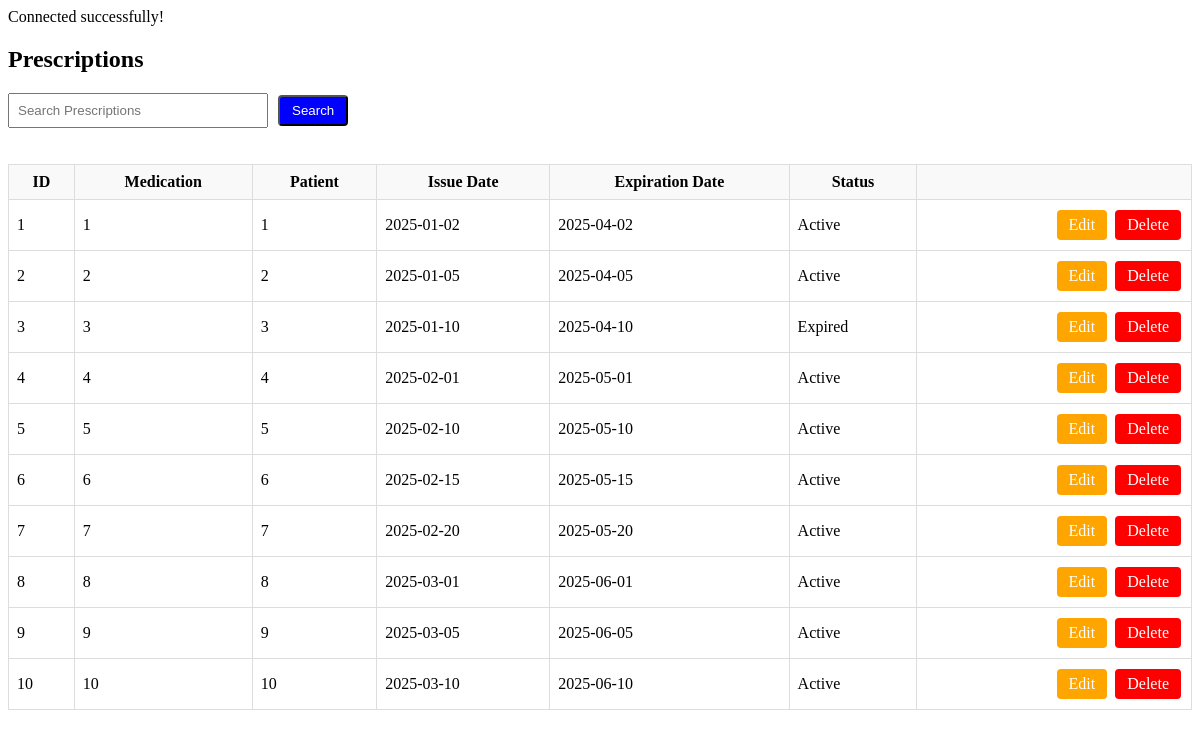
Page /admin/database.php?view=prescriptions on the earlier database version.
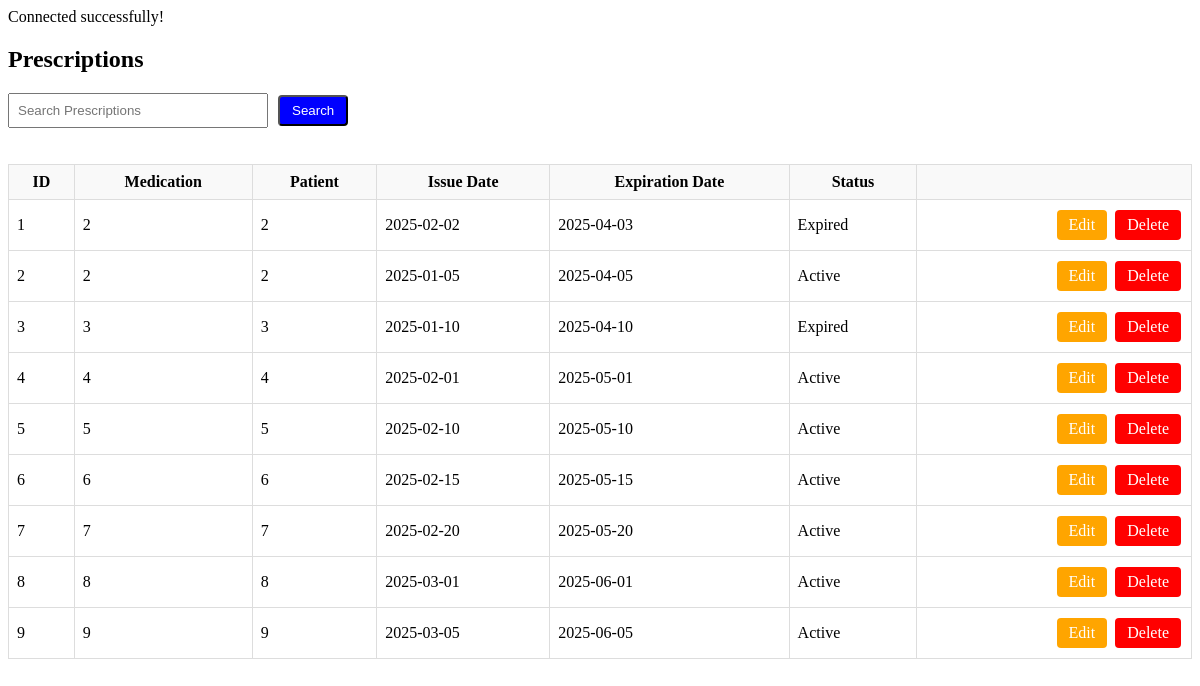
Same page on the later database version.
### tables this page shows
CREATE TABLE `prescription` (
  `prescriptionID` int(11) NOT NULL,
  `medicationID` int(11) NOT NULL,
  `patientID` int(11) NOT NULL,
  `issueDate` date NOT NULL,
  `expirationDate` date NOT NULL,
  `refillCount` int(11) NOT NULL,
  `refillInterval` date NOT NULL,
  `status` text NOT NULL,
  `doctorID` int(11) NOT NULL
);

### admin/database.php (the view, shortened to what this page needs)
<?php
require_once "../includes/db_connect.php";
$view = $_GET['view'] ?? 'medicines';
$search = $_GET['search'] ?? '';
$edit_id = isset($_GET['edit_id']) ? intval($_GET['edit_id']) : null;
$add_mode = isset($_GET['add']) ? true : false;
switch ($view) {
    case 'prescriptions':
        $title = "Prescriptions";
        $query = "SELECT * FROM prescription WHERE 1";
        break;
}
$result = $conn->query($query);
?>
<!DOCTYPE html>
<html>
<head>
</head>
<body>
  <h2><?= htmlspecialchars($title) ?></h2>
  <div style="display:flex; justify-content:space-between; margin-bottom:20px;">
    <form method="GET" action="database.php" style="display:flex; gap:8px; align-items:center;">
      <input type="text" name="search" placeholder="Search <?= htmlspecialchars($title) ?>" value="<?= htmlspecialchars($search) ?>" style="padding:8px; width:260px;">
      <button type="submit" class="btn btn-primary">Search</button>
    </form>
  </div>
  <table>
    <?php if ($view === 'medicines'): ?>
      <tr>
        <th>ID</th>
        <th>Generic Name</th>
        <th>Brand Name</th>
        <th>Form</th>
        <th>Strength</th>
        <th>Manufacturer</th>
        <th>Stock</th>
        <th></th>
      </tr>
      <?php if ($add_mode && $view === 'medicines'): ?>
        <form method="POST" action="database.php?view=medicines" id="form-add-medicine">
          <input type="hidden" name="view" value="medicines">
          <input type="hidden" name="id" value="">
          <input type="hidden" name="update_record" value="1">
          <tr class="highlight">
            <td>New</td>
            <td><input type="text" name="genericName" placeholder="Generic Name"></td>
            <td><input type="text" name="brandName" placeholder="Brand Name"></td>
            <td><input type="text" name="form" placeholder="Form"></td>
            <td><input type="text" name="strength" placeholder="Strength"></td>
            <td><input type="text" name="manufacturer" placeholder="Manufacturer"></td>
            <td><input type="number" name="stock" placeholder="Stock"></td>
            <td style="text-align:right;">
              <button type="button" class="btn btn-success"
                onclick="return openConfirm('Add this new medicine?', document.getElementById('form-add-medicine'))">Save</button>
              <a href="database.php?view=medicines" class="btn btn-secondary">Cancel</a>
            </td>
          </tr>
        </form>
      <?php endif; ?>
      <?php while($row = $result->fetch_assoc()): $id = $row['medicationID']; ?>
        <tr>
          <td><?= $id ?></td>
          <td><?= htmlspecialchars($row['genericName']) ?></td>
          <td><?= htmlspecialchars($row['brandName']) ?></td>
          <td><?= htmlspecialchars($row['form']) ?></td>
          <td><?= htmlspecialchars($row['strength']) ?></td>
          <td><?= htmlspecialchars($row['manufacturer']) ?></td>
          <td><?= htmlspecialchars($row['stock']) ?></td>
          <td style="text-align:right;">
            <a href="database.php?view=medicines&delete_id=<?= $id ?>" class="btn btn-danger"
               onclick="return openConfirm('Delete this medicine?', this.href)">Delete</a>
          </td>
        </tr>
      <?php endwhile; ?>
    <?php elseif ($view === 'prescriptions'): ?>
      <tr>
        <th>ID</th>
        <th>Medication</th>
        <th>Patient</th>
        <th>Issue Date</th>
        <th>Expiration Date</th>
        <th>Status</th>
        <th></th>
      </tr>
      <?php while($row = $result->fetch_assoc()): $id = $row['prescriptionID']; ?>
        <?php if ($edit_id === (int)$id): ?>
          <form method="POST" action="database.php?view=prescriptions" id="form-<?= $id ?>">
            <input type="hidden" name="view" value="prescriptions">
            <input type="hidden" name="id" value="<?= $id ?>">
            <input type="hidden" name="update_record" value="1">
            <tr class="highlight">
              <td><?= $id ?></td>
              <td><input type="number" name="medicationID" value="<?= htmlspecialchars($row['medicationID']) ?>"></td>
              <td><input type="number" name="patientID" value="<?= htmlspecialchars($row['patientID']) ?>"></td>
              <td><input type="date" name="issueDate" value="<?= htmlspecialchars($row['issueDate']) ?>"></td>
              <td><input type="date" name="expirationDate" value="<?= htmlspecialchars($row['expirationDate']) ?>"></td>
              <td><input type="text" name="status" value="<?= htmlspecialchars($row['status']) ?>"></td>
              <td style="text-align:right;">
                <button type="button" class="btn btn-warning"
                  onclick="return openConfirm('Save changes to this prescription?', document.getElementById('form-<?= $id ?>'))">Save</button>
                <a href="database.php?view=prescriptions" class="btn btn-secondary">Cancel</a>
              </td>
            </tr>
          </form>
        <?php else: ?>
          <tr>
            <td><?= $id ?></td>
            <td><?= htmlspecialchars($row['medicationID']) ?></td>
            <td><?= htmlspecialchars($row['patientID']) ?></td>
            <td><?= htmlspecialchars($row['issueDate']) ?></td>
            <td><?= htmlspecialchars($row['expirationDate']) ?></td>
            <td><?= htmlspecialchars($row['status']) ?></td>
            <td style="text-align:right;">
              <a href="database.php?view=prescriptions&edit_id=<?= $id ?>" class="btn btn-warning">Edit</a>
              <a href="database.php?view=prescriptions&delete_id=<?= $id ?>" class="btn btn-danger"
                 onclick="return openConfirm('Delete this prescription?', this.href)">Delete</a>
            </td>
          </tr>
        <?php endif; ?>
      <?php endwhile; ?>
    <?php endif; ?>
  </table>
</body>
</html>

### admin/database.php (style rules this page uses)
.btn { padding:6px 12px; margin:2px; border-radius:4px; cursor:pointer; text-decoration:none; display:inline-block; }
.btn-warning { background:orange; color:white; }
.btn-danger { background:red; color:white; }
.btn-primary { background:blue; color:white; }
table { border-collapse: collapse; width: 100%; margin-top:10px; }
th, td { border:1px solid #ddd; padding:8px; }
th { background:#f9f9f9; }
input[type=text], input[type=number], input[type=date], input[type=email] { width:100%; padding:4px; box-sizing:border-box; }

Differences in the rows shown:
removed prescription: prescriptionID "10", medicationID "10", patientID "10", issueDate "2025-03-10", expirationDate "2025-06-10", status "Active"
changed prescription id 1: medicationID "1" → "2"; patientID "1" → "2"; issueDate "2025-01-02" → "2025-02-02"; expirationDate "2025-04-02" → "2025-04-03"; status "Active" → "Expired"
